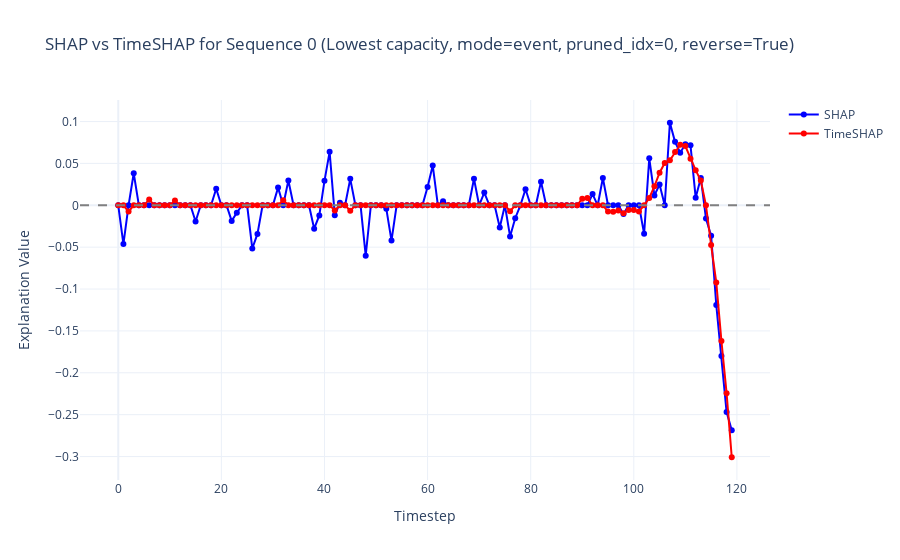
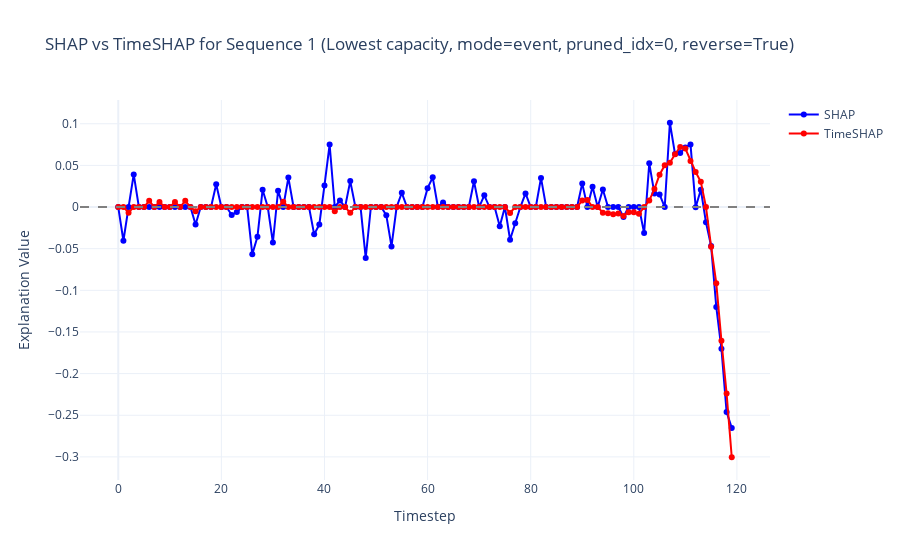
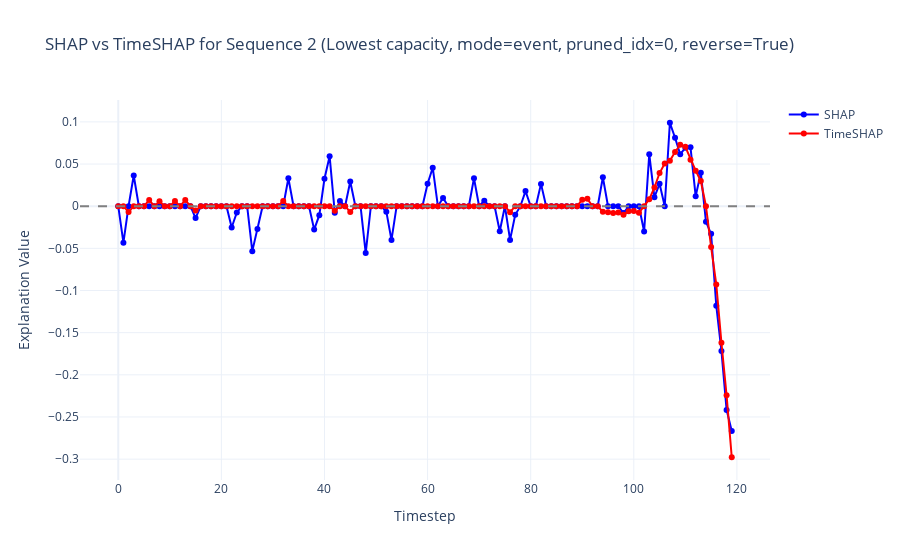

These figures' notebook cell, in order:
### Code cell
# Compute correlations for the lowest 20 sequences
correlations_event_hs = compute_correlations(lowest_20_sequences, baseline_shap, baseline_timeshap, "Lowest capacity", mode="event", pruned_idx=0, reverse=True)
